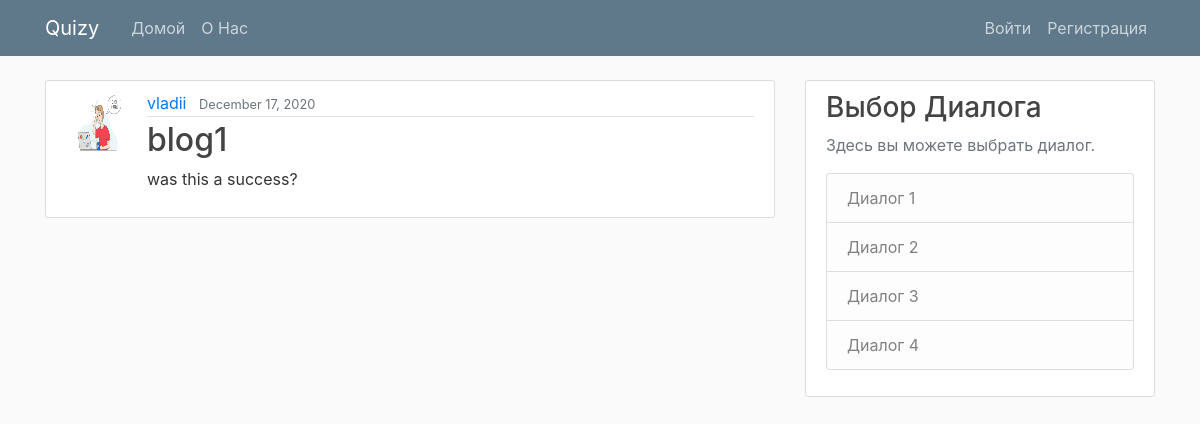
Before: / with the older database file.
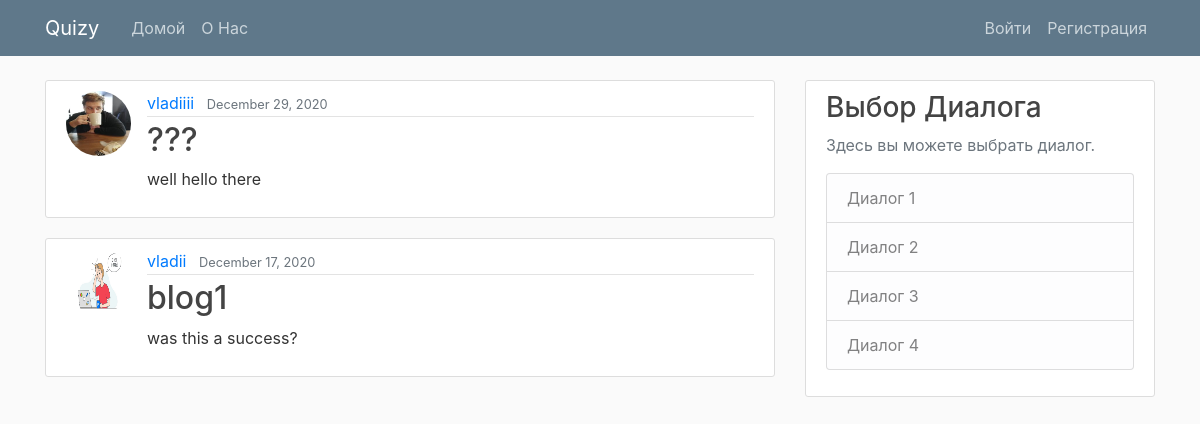
After: the same page with the newer database file.
### blog/models.py (models this page shows, shortened)
class Post(models.Model):
    title = models.CharField(max_length=100)
    content = models.TextField()
    date_posted = models.DateTimeField(default=timezone.now)
    author = models.ForeignKey(User, on_delete=models.CASCADE)

### users/models.py (models this page shows, shortened)
class Profile(models.Model):
    user = models.OneToOneField(User, on_delete=models.CASCADE)
    image = models.ImageField(default='default.jpg', upload_to='profile_pics')

### blog/views.py (the view)
# urls.py: path('', PostListView.as_view(), name='blog-home'),
class PostListView(ListView):
    model = Post
    template_name = 'blog/home.html'  # <app>/<model>_<viewtype>.html
    context_object_name = 'posts'
    ordering = ['-date_posted']

### blog/templates/blog/home.html
{% extends "blog/base.html" %}
{% block content %}
    {% for post in posts %}
        <article class="media content-section">
          <img class="rounded-circle article-img" src="{{ post.author.profile.image.url }}" alt="">
          <div class="media-body">
            <div class="article-metadata">
              <a class="mr-2" href="#">{{ post.author }}</a>
              <small class="text-muted">{{ post.date_posted|date:"F d, Y" }}</small>
            </div>
            <h2><a class="article-title" href="{% url 'post-detail' post.id %}">{{ post.title }}</a></h2>
            <p class="article-content">{{ post.content }}</p>
          </div>
        </article>
    {% endfor %}
{% endblock content %}

Changed rows visible on the page:
added Post: author.profile.image (picture), author "vladiiii", date_posted "December 29, 2020", title "???", content "well hello there"
